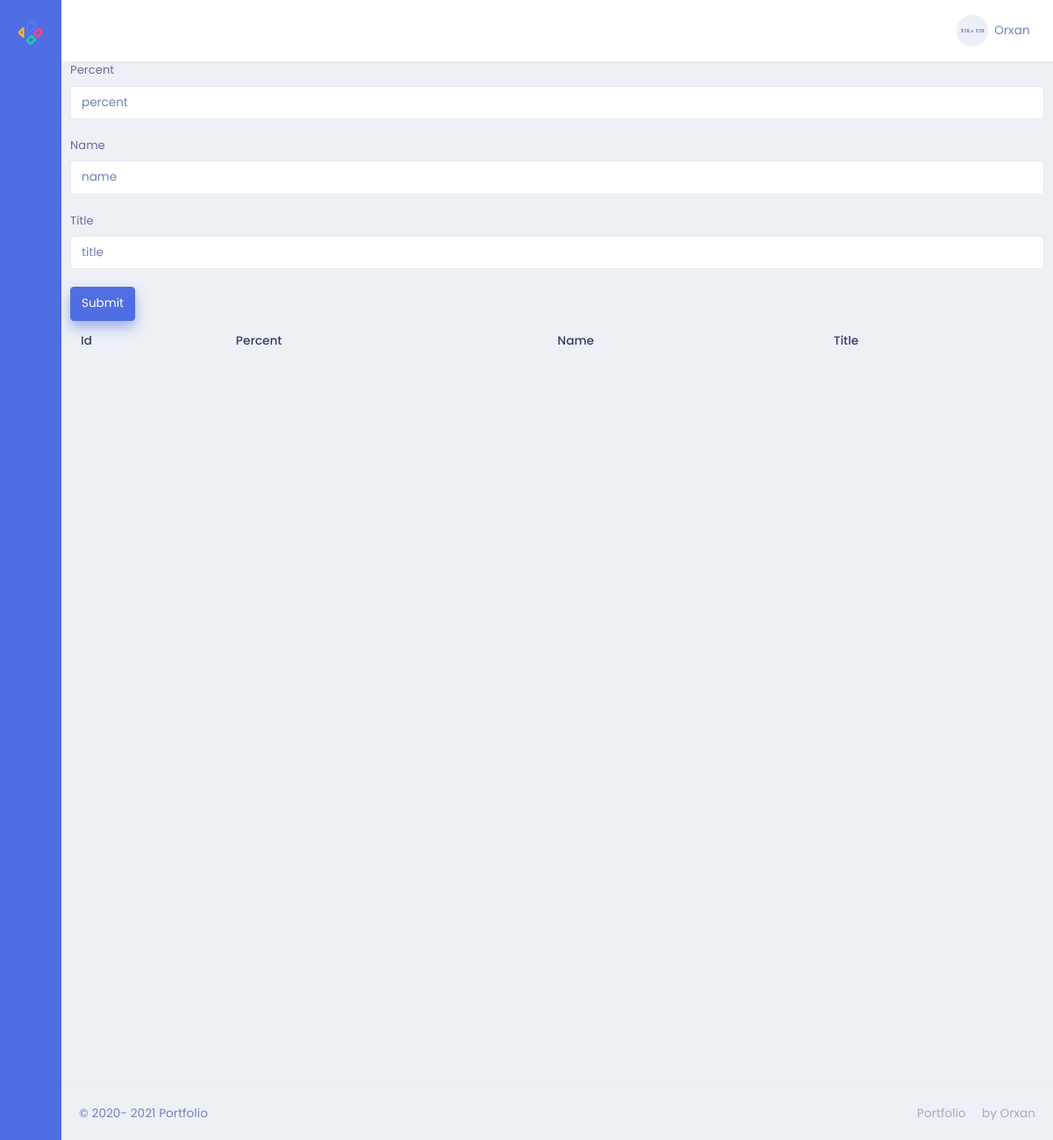
/admin/skill, run on an earlier commit of the app's database.
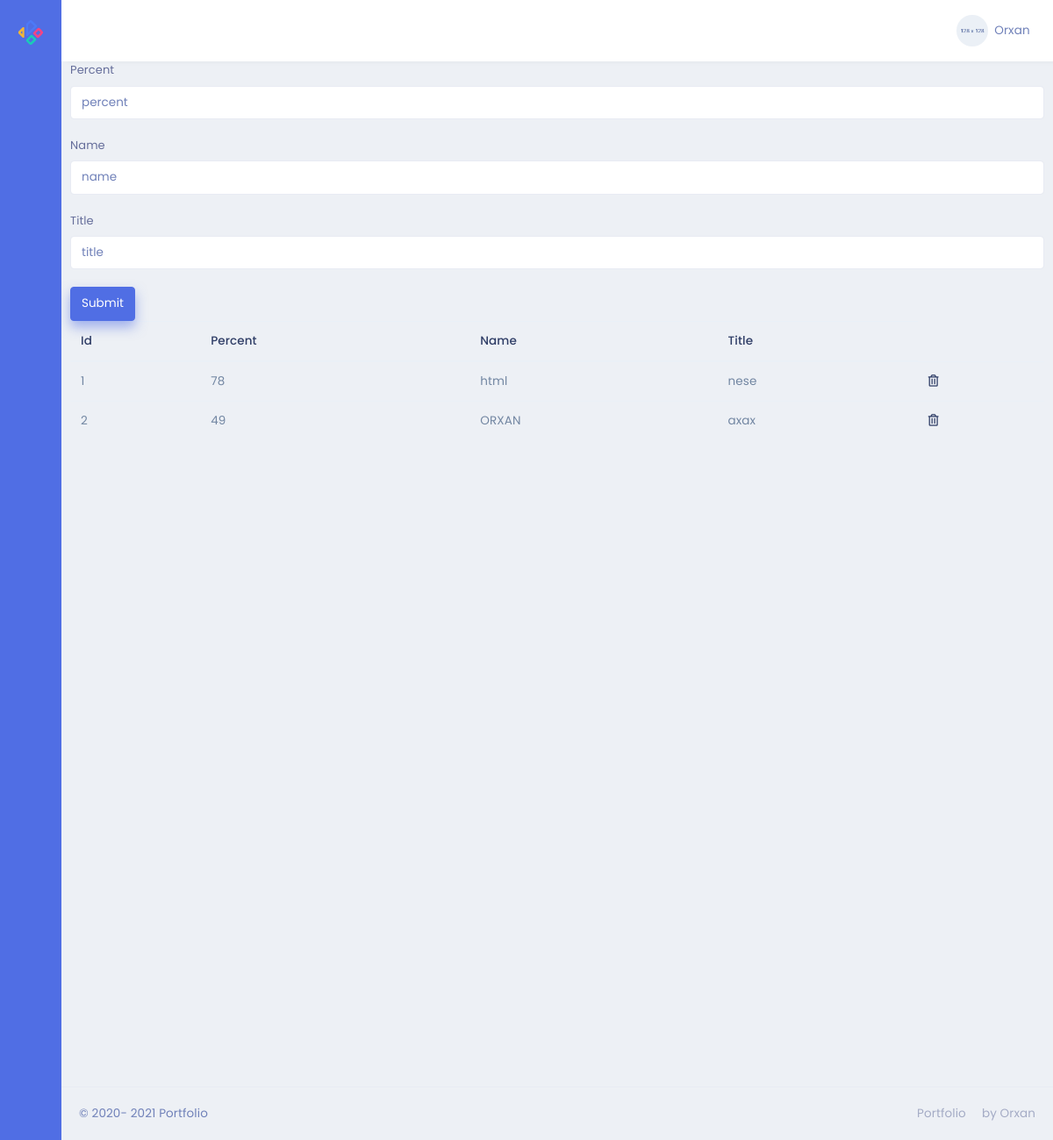
And on a later commit of the database.
### models.py (models this page shows)
class Skill(db.Model):
    id=db.Column(db.Integer,primary_key=True)
    percent=db.Column(db.Integer,nullable=False)
    title=db.Column(db.String(50),nullable=False)
    name=db.Column(db.String(50),nullable=False)
    abouts = db.relationship('About',backref='skill',lazy=True)

### admin/routes.py (the view)
@admin.route('/skill' , methods=["GET","POST"])
def skillspage():
    skl=Skill.query.all()
    if request.method == "POST":
        skl=Skill(percent=request.form["percent"], name=request.form["name"],title=request.form["title"])
        db.session.add(skl)
        db.session.commit()
        return redirect('/admin/skill')
    return render_template('/admin/Skill/skill.html',skl=skl)

### admin/templates/admin/Skill/skill.html
{% extends "admin/base.html" %}
{% block content %}
<form action="/admin/skill" method="POST"  enctype="multipart/form-data">
    <div class="form-group">
        <label for="percent">Percent</label>
        <input type="percent" class="form-control" name="percent" id="percent" placeholder="percent" >
    </div>
    <div class="form-group">
        <label for="name">Name</label>
        <input type="name" class="form-control" name="name" id="name" placeholder="name">
    </div>
    <div class="form-group">
        <label for="title">Title</label>
        <input type="title" class="form-control" name="title" id="title" placeholder="title">
    </div>
    <button type="submit" class="btn btn-primary">Submit</button>
</form>
<table class="table">
    <thead>
        <tr>
            <th scope="col">Id</th>
            <th scope="col">Percent</th>
            <th scope="col">Name</th>
            <th scope="col">Title</th>
        </tr>
    </thead>
    <tbody>
        {% for i in skl %}
        <tr>
            <td>{{i.id}}</td>
            <td>{{i.percent}}</td>
            <td>{{i.name}}</td>
            <td>{{i.title}}</td>
            <td><a href="/admin/skill/{{i.id}}" > <i class="far fa-trash-alt"></i></a></td>
        </tr>
        {% endfor %}
    </tbody>
</table>
{% endblock %}

What changed in the data, as far as the page shows it:
added Skill: id "1", percent "78", name "html", title "nese"
added Skill: id "2", percent "49", name "ORXAN", title "axax"
